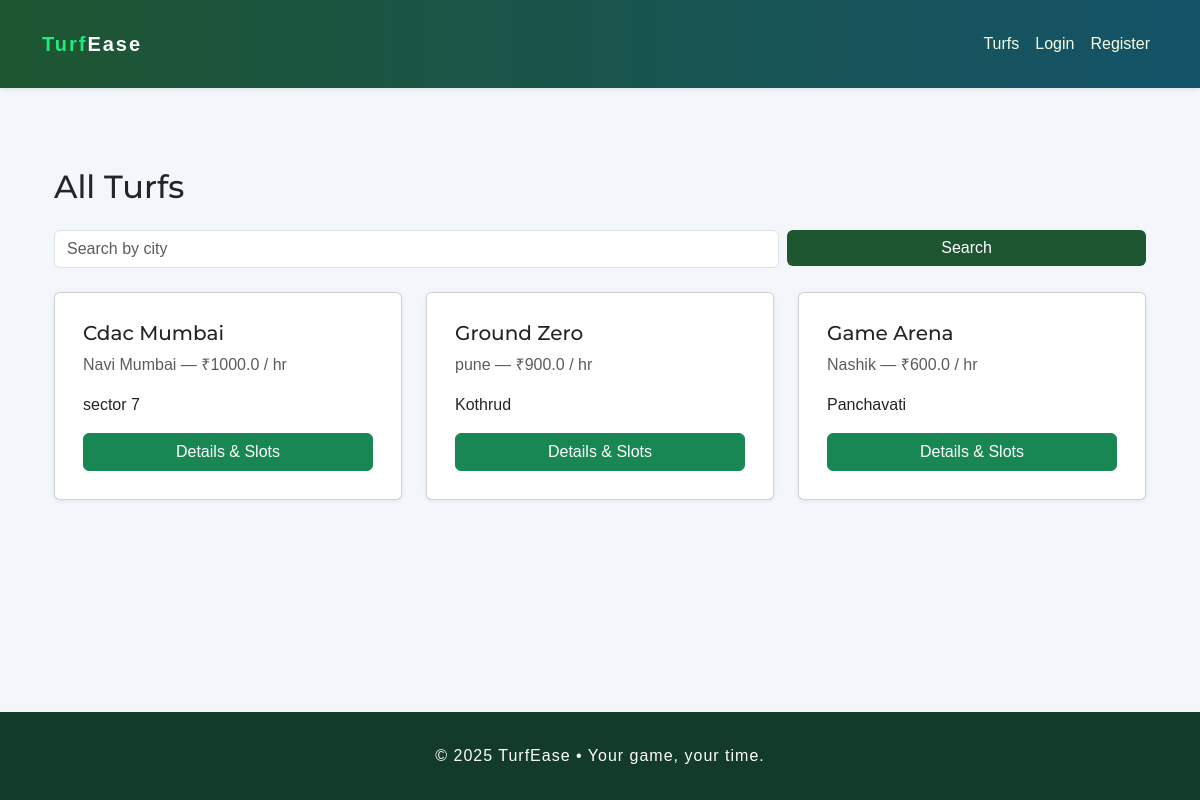
/turfs, run on the app's committed database.
### turf_app/models.py (models this page shows, shortened)
class Turf(db.Model):
    id = db.Column(db.Integer, primary_key=True)
    owner_id = db.Column(db.Integer, db.ForeignKey('user.id'), nullable=False)
    name = db.Column(db.String(120), nullable=False)
    city = db.Column(db.String(80))
    address = db.Column(db.String(200))
    price_per_hour = db.Column(db.Float, nullable=False, default=500.0)
    description = db.Column(db.Text)
    image = db.Column(db.String(200))
    created_at = db.Column(db.DateTime, default=datetime.utcnow)
    updated_at = db.Column(db.DateTime, default=datetime.utcnow, onupdate=datetime.utcnow)
    owner = db.relationship('User', back_populates='turfs')
    slots = db.relationship('Slot', back_populates='turf', lazy=True, cascade='all, delete-orphan')
    bookings = db.relationship('Booking', back_populates='turf', lazy=True, cascade='all, delete-orphan')

### turf_app/main.py (the view)
@main_bp.route('/turfs')
def turf_list():
    city = request.args.get('city', '')
    if city:
        turfs = Turf.query.filter(Turf.city.ilike(f'%{city}%')).all()
    else:
        turfs = Turf.query.all()
    return render_template('turf_list.html', turfs=turfs, city=city)

### turf_app/templates/turf_list.html (shortened to what this page needs)
{% extends 'base.html' %} {% block content %}
<div class="container my-4">
  <h2 class="mb-4">All Turfs</h2>
  <form
    class="row g-2 mb-4"
    method="get"
    action="{{ url_for('main.turf_list') }}"
  >
    <div class="col-md-8 col-sm-12">
      <input
        type="text"
        name="city"
        class="form-control"
        placeholder="Search by city"
        value="{{ request.args.get('city','') }}"
      />
    </div>
    <div class="col-md-4 col-sm-12">
      <button type="submit" class="btn btn-primary w-100">Search</button>
    </div>
  </form>
  {% if turfs %}
  <div class="row row-cols-1 row-cols-md-3 g-4">
    {% for turf in turfs %}
    <div class="col">
      <div class="card h-100">
        <div class="card-body d-flex flex-column">
          <h5 class="card-title">{{ turf.name }}</h5>
          <p class="card-text text-muted">
            {{ turf.city }} — ₹{{ turf.price_per_hour }} / hr
          </p>
          <p class="card-text">{{ turf.address }}</p>
          <a
            href="{{ url_for('main.turf_details', turf_id=turf.id) }}"
            class="btn btn-success mt-auto"
            >Details & Slots</a
          >
        </div>
      </div>
    </div>
    {% endfor %}
  </div>
  {% else %}
  <div class="alert alert-info">No turfs found.</div>
  {% endif %}
</div>
{% endblock %}

### turf_app/static/css/style.css (style rules this page uses)
:root { --maxw: 1100px; --accent: #1e90ff; --muted: #666; }
* { box-sizing: border-box; font-family: Arial, Helvetica, sans-serif; }
body { margin: 0; color: #222; line-height: 1.4; background: #f8f9fa; }
.container { max-width: var(--maxw); margin: 0 auto; padding: 16px; }
.card { background: #fff; padding: 12px; border-radius: 8px; box-shadow: 0 1px 4px rgba(0, 0, 0, 0.08); }
.btn { border-radius: 6px; cursor: pointer; }
input, textarea, select { width: 100%; padding: 8px; border: 1px solid #ddd; border-radius: 4px; }

### turf_app/templates/base.html (style rules this page uses)
body { background: #f3f6fa; display: flex; flex-direction: column; min-height: 100vh; font-family: "Roboto", sans-serif; }
.btn-primary { background-color: #1e5631; border: none; }
h1, h2, h3, h4, h5, h6 { font-family: "Montserrat", sans-serif; }

### data on the page
Turf: name "Cdac Mumbai", city "Navi Mumbai", price_per_hour "1000.0", address "sector 7"
Turf: name "Ground Zero", city "pune", price_per_hour "900.0", address "Kothrud"
Turf: name "Game Arena", city "Nashik", price_per_hour "600.0", address "Panchavati"
